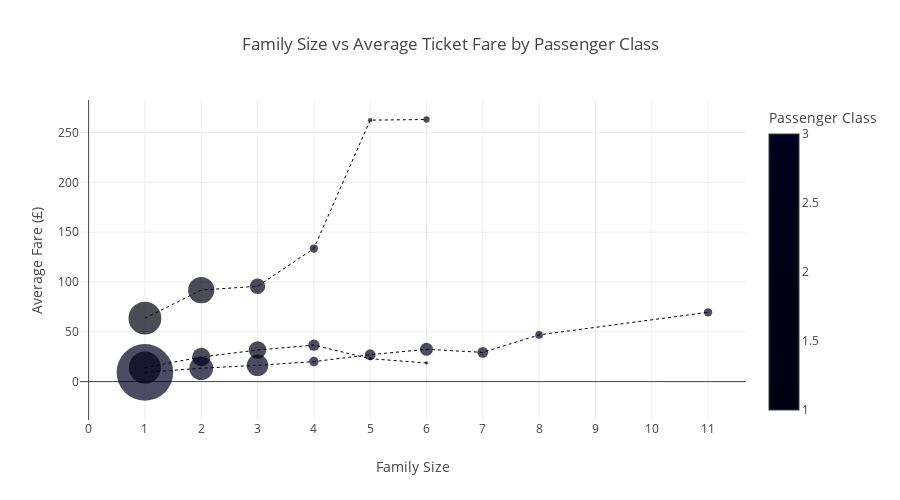

The cell this chart's notebook holds for it:
### Code cell
def visualize_families():
    """
    Create a visualization exploring the relationship between family size, 
    passenger class, and ticket fares.
    """
    data = family_groups()
    
    # Create a bubble chart showing family size vs fare by class
    fig = px.scatter(
        data,
        x='family_size',
        y='avg_fare',
        size='n_passengers',
        color='Pclass',
        title='Family Size vs Average Ticket Fare by Passenger Class',
        labels={
            'family_size': 'Family Size',
            'avg_fare': 'Average Fare (£)',
            'Pclass': 'Passenger Class',
            'n_passengers': 'Number of Passengers'
        },
        category_orders={'Pclass': [1, 2, 3]},
        color_discrete_map={
            1: '#1f77b4',  # Blue for 1st class
            2: '#ff7f0e',  # Orange for 2nd class  
            3: '#2ca02c'   # Green for 3rd class
        },
        size_max=40,
        hover_data=['min_fare', 'max_fare']
    )
    
    # Customize layout
    fig.update_layout(
        height=500,
        showlegend=True,
        xaxis=dict(dtick=1),  # Ensure integer ticks for family size
        yaxis=dict(title='Average Fare (£)')
    )
    
    # Add trend lines for each class
    for pclass in [1, 2, 3]:
        class_data = data[data['Pclass'] == pclass]
        if len(class_data) > 1:
            fig.add_trace(
                go.Scatter(
                    x=class_data['family_size'],
                    y=class_data['avg_fare'],
                    mode='lines',
                    line=dict(dash='dot', width=1),
                    showlegend=False,
                    hoverinfo='skip'
                )
            )
    
    return fig
visualize_families()

### Figure 1 — Plotly figure (JSON) as saved in the notebook; plotly's stock layout.template omitted (floating-point values rounded to 4 significant figures)
{"data": [{"customdata": [[0.0, 512.3], [29.7, 512.3], [26.28, 211.5], [120.0, 151.6], [262.4, 262.4], [263.0, 263.0], [0.0, 73.5], [11.5, 33.0], [13.0, 73.5], [11.5, 65.0], [23.0, 23.0], [18.75, 18.75], [0.0, 56.5], [6.5, 24.15], [7.23, 24.15], [15.85, 23.45], [21.08, 34.38], [27.9, 39.69], [7.92, 31.39], [46.9, 46.9], [69.55, 69.55]], "hovertemplate": "Family Size=%{x}<br>Average Fare (£)=%{y}<br>Number of Passengers=%{marker.size}<br>min_fare=%{customdata[0]}<br>max_fare=%{customdata[1]}<br>Passenger Class=%{marker.color}<extra></extra>", "legendgroup": "", "marker": {"color": [1, 1, 1, 1, 1, 1, 2, 2, 2, 2, 2, 2, 3, 3, 3, 3, 3, 3, 3, 3, 3], "coloraxis": "coloraxis", "size": [109, 70, 24, 7, 2, 4, 104, 34, 31, 13, 1, 1, 324, 57, 47, 9, 12, 17, 12, 6, 7], "sizemode": "area", "sizeref": 0.2025, "symbol": "circle"}, "mode": "markers", "name": "", "orientation": "v", "showlegend": false, "type": "scatter", "x": [1, 2, 3, 4, 5, 6, 1, 2, 3, 4, 5, 6, 1, 2, 3, 4, 5, 6, 7, 8, 11], "xaxis": "x", "y": [63.67, 91.85, 95.68, 133.5, 262.4, 263.0, 14.07, 24.68, 31.69, 36.58, 23.0, 18.75, 9.27, 13.41, 16.38, 20.1, 26.97, 32.42, 29.37, 46.9, 69.55], "yaxis": "y"}, {"hoverinfo": "skip", "line": {"dash": "dot", "width": 1}, "mode": "lines", "showlegend": false, "type": "scatter", "x": [1, 2, 3, 4, 5, 6], "y": [63.67, 91.85, 95.68, 133.5, 262.4, 263.0]}, {"hoverinfo": "skip", "line": {"dash": "dot", "width": 1}, "mode": "lines", "showlegend": false, "type": "scatter", "x": [1, 2, 3, 4, 5, 6], "y": [14.07, 24.68, 31.69, 36.58, 23.0, 18.75]}, {"hoverinfo": "skip", "line": {"dash": "dot", "width": 1}, "mode": "lines", "showlegend": false, "type": "scatter", "x": [1, 2, 3, 4, 5, 6, 7, 8, 11], "y": [9.27, 13.41, 16.38, 20.1, 26.97, 32.42, 29.37, 46.9, 69.55]}], "layout": {"coloraxis": {"colorbar": {"title": {"text": "Passenger Class"}}, "colorscale": [[0, "#000011"], [0.1111, "#000012"], [0.2222, "#000013"], [0.3333, "#000014"], [0.4444, "#000015"], [0.5556, "#000016"], [0.6667, "#000017"], [0.7778, "#000018"], [0.8889, "#000019"], [1, "#000020"]]}, "height": 500, "legend": {"itemsizing": "constant", "tracegroupgap": 0}, "showlegend": true, "title": {"text": "Family Size vs Average Ticket Fare by Passenger Class"}, "xaxis": {"anchor": "y", "domain": [0, 1], "dtick": 1, "title": {"text": "Family Size"}}, "yaxis": {"anchor": "x", "domain": [0, 1], "title": {"text": "Average Fare (£)"}}}}
